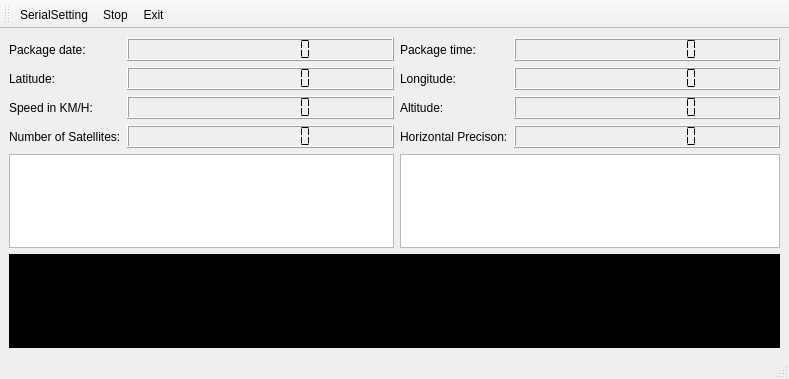
<?xml version="1.0" encoding="UTF-8"?>
<ui version="4.0">
 <class>GpsWindow</class>
 <widget class="QMainWindow" name="GpsWindow">
  <property name="geometry">
   <rect>
    <x>0</x>
    <y>0</y>
    <width>789</width>
    <height>379</height>
   </rect>
  </property>
  <property name="windowTitle">
   <string>GPS</string>
  </property>
  <widget class="QWidget" name="centralwidget">
   <layout class="QGridLayout" name="gridLayout">
    <item row="0" column="0">
     <widget class="QLabel" name="label">
      <property name="text">
       <string>Package date:</string>
      </property>
     </widget>
    </item>
    <item row="0" column="1">
     <widget class="QLCDNumber" name="_dataPacote">
      <property name="sizePolicy">
       <sizepolicy hsizetype="MinimumExpanding" vsizetype="MinimumExpanding">
        <horstretch>0</horstretch>
        <verstretch>0</verstretch>
       </sizepolicy>
      </property>
      <property name="digitCount">
       <number>10</number>
      </property>
      <property name="segmentStyle">
       <enum>QLCDNumber::Flat</enum>
      </property>
     </widget>
    </item>
    <item row="0" column="2">
     <widget class="QLabel" name="label_2">
      <property name="text">
       <string>Package time:</string>
      </property>
     </widget>
    </item>
    <item row="0" column="3">
     <widget class="QLCDNumber" name="_horaPacote">
      <property name="sizePolicy">
       <sizepolicy hsizetype="MinimumExpanding" vsizetype="MinimumExpanding">
        <horstretch>0</horstretch>
        <verstretch>0</verstretch>
       </sizepolicy>
      </property>
      <property name="digitCount">
       <number>10</number>
      </property>
      <property name="segmentStyle">
       <enum>QLCDNumber::Flat</enum>
      </property>
     </widget>
    </item>
    <item row="1" column="0">
     <widget class="QLabel" name="label_3">
      <property name="text">
       <string>Latitude:</string>
      </property>
     </widget>
    </item>
    <item row="1" column="1">
     <widget class="QLCDNumber" name="_latitude">
      <property name="sizePolicy">
       <sizepolicy hsizetype="MinimumExpanding" vsizetype="MinimumExpanding">
        <horstretch>0</horstretch>
        <verstretch>0</verstretch>
       </sizepolicy>
      </property>
      <property name="digitCount">
       <number>10</number>
      </property>
      <property name="segmentStyle">
       <enum>QLCDNumber::Flat</enum>
      </property>
     </widget>
    </item>
    <item row="1" column="2">
     <widget class="QLabel" name="label_4">
      <property name="text">
       <string>Longitude:</string>
      </property>
     </widget>
    </item>
    <item row="1" column="3">
     <widget class="QLCDNumber" name="_longitude">
      <property name="sizePolicy">
       <sizepolicy hsizetype="MinimumExpanding" vsizetype="MinimumExpanding">
        <horstretch>0</horstretch>
        <verstretch>0</verstretch>
       </sizepolicy>
      </property>
      <property name="digitCount">
       <number>10</number>
      </property>
      <property name="segmentStyle">
       <enum>QLCDNumber::Flat</enum>
      </property>
     </widget>
    </item>
    <item row="2" column="0">
     <widget class="QLabel" name="label_5">
      <property name="text">
       <string>Speed in KM/H:</string>
      </property>
     </widget>
    </item>
    <item row="2" column="1">
     <widget class="QLCDNumber" name="_velocidade">
      <property name="sizePolicy">
       <sizepolicy hsizetype="MinimumExpanding" vsizetype="MinimumExpanding">
        <horstretch>0</horstretch>
        <verstretch>0</verstretch>
       </sizepolicy>
      </property>
      <property name="digitCount">
       <number>10</number>
      </property>
      <property name="segmentStyle">
       <enum>QLCDNumber::Flat</enum>
      </property>
     </widget>
    </item>
    <item row="2" column="2">
     <widget class="QLabel" name="label_6">
      <property name="text">
       <string>Altitude:</string>
      </property>
     </widget>
    </item>
    <item row="2" column="3">
     <widget class="QLCDNumber" name="_altitude">
      <property name="sizePolicy">
       <sizepolicy hsizetype="MinimumExpanding" vsizetype="MinimumExpanding">
        <horstretch>0</horstretch>
        <verstretch>0</verstretch>
       </sizepolicy>
      </property>
      <property name="digitCount">
       <number>10</number>
      </property>
      <property name="segmentStyle">
       <enum>QLCDNumber::Flat</enum>
      </property>
     </widget>
    </item>
    <item row="3" column="0">
     <widget class="QLabel" name="label_7">
      <property name="text">
       <string>Number of Satellites:</string>
      </property>
     </widget>
    </item>
    <item row="3" column="1">
     <widget class="QLCDNumber" name="_numeroSatelites">
      <property name="sizePolicy">
       <sizepolicy hsizetype="MinimumExpanding" vsizetype="MinimumExpanding">
        <horstretch>0</horstretch>
        <verstretch>0</verstretch>
       </sizepolicy>
      </property>
      <property name="digitCount">
       <number>10</number>
      </property>
      <property name="segmentStyle">
       <enum>QLCDNumber::Flat</enum>
      </property>
     </widget>
    </item>
    <item row="3" column="2">
     <widget class="QLabel" name="label_8">
      <property name="text">
       <string>Horizontal Precison:</string>
      </property>
     </widget>
    </item>
    <item row="3" column="3">
     <widget class="QLCDNumber" name="_precisaoPacote">
      <property name="sizePolicy">
       <sizepolicy hsizetype="MinimumExpanding" vsizetype="MinimumExpanding">
        <horstretch>0</horstretch>
        <verstretch>0</verstretch>
       </sizepolicy>
      </property>
      <property name="digitCount">
       <number>10</number>
      </property>
      <property name="segmentStyle">
       <enum>QLCDNumber::Flat</enum>
      </property>
     </widget>
    </item>
    <item row="5" column="0" colspan="4">
     <widget class="QTextEdit" name="_console">
      <property name="styleSheet">
       <string notr="true">
	background-color: black;
	color: lightgreen;</string>
      </property>
     </widget>
    </item>
    <item row="4" column="2" colspan="2">
     <widget class="QTextEdit" name="_sateliteInfo"/>
    </item>
    <item row="4" column="0" colspan="2">
     <widget class="QListWidget" name="_sateliteList"/>
    </item>
   </layout>
  </widget>
  <widget class="QToolBar" name="toolBar">
   <property name="windowTitle">
    <string>toolBar</string>
   </property>
   <attribute name="toolBarArea">
    <enum>TopToolBarArea</enum>
   </attribute>
   <attribute name="toolBarBreak">
    <bool>false</bool>
   </attribute>
   <addaction name="actionSTART_FROM_SERIAL"/>
   <addaction name="actionSTOP"/>
   <addaction name="actionQUIT"/>
  </widget>
  <widget class="QStatusBar" name="statusBar"/>
  <action name="actionQUIT">
   <property name="text">
    <string>Exit</string>
   </property>
  </action>
  <action name="actionSTART_FROM_SERIAL">
   <property name="text">
    <string>SerialSetting</string>
   </property>
  </action>
  <action name="actionSTOP">
   <property name="text">
    <string>Stop</string>
   </property>
  </action>
 </widget>
 <resources/>
 <connections/>
</ui>
